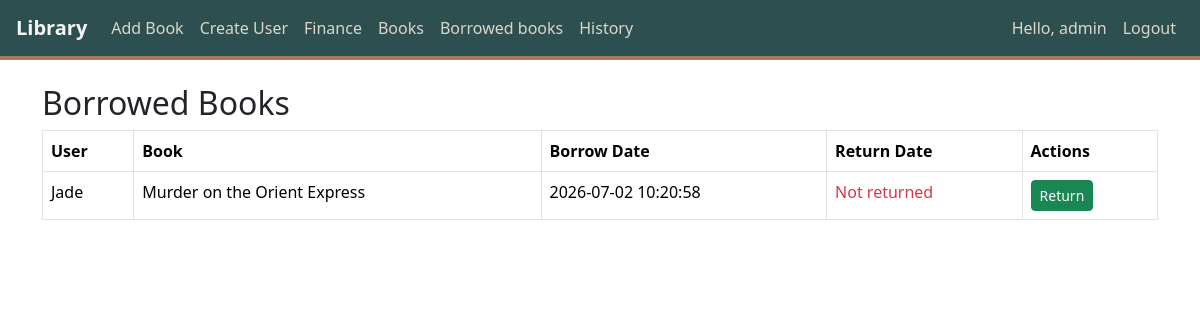
The page /borrowed_books (signed in) on the database its author committed.
### tables this page shows
CREATE TABLE borrowed_books (    id INTEGER PRIMARY KEY AUTOINCREMENT,    user_id INTEGER NOT NULL,    book_id INTEGER NOT NULL,    borrow_date TEXT NOT NULL DEFAULT CURRENT_TIMESTAMP,    return_date TEXT,    FOREIGN KEY (user_id) REFERENCES users(id),    FOREIGN KEY (book_id) REFERENCES books(id));

CREATE TABLE users (
    id INTEGER PRIMARY KEY AUTOINCREMENT,
    username TEXT NOT NULL UNIQUE,
    hash TEXT NOT NULL,
    role TEXT NOT NULL DEFAULT 'client',   -- admin or client
    status TEXT NOT NULL DEFAULT 'active'
);

CREATE TABLE books (    id INTEGER PRIMARY KEY AUTOINCREMENT,    title TEXT NOT NULL,    author_id INTEGER NOT NULL,    genre_id INTEGER NOT NULL,    stock INTEGER NOT NULL DEFAULT 0,    status TEXT NOT NULL DEFAULT 'active',       buy_price REAL NOT NULL DEFAULT 0,           borrow_fee REAL NOT NULL DEFAULT 0,         FOREIGN KEY (author_id) REFERENCES authors(id),    FOREIGN KEY (genre_id) REFERENCES genres(id));

### app.py (the view, shortened to what this page needs)
@login_required
@app.route("/borrowed_books" , methods=["GET" , "POST"])
def borrowed_books():
    username = session["username"]
    if session.get("role") == "admin":
        rows = db.execute("""
                          SELECT borrowed_books.id, borrowed_books.borrow_date, borrowed_books.return_date,
                                 users.username,
                                 books.title
                          FROM borrowed_books
                          JOIN users ON borrowed_books.user_id = users.id
                          JOIN books ON borrowed_books.book_id = books.id
                          WHERE borrowed_books.return_date IS NULL
                          ORDER BY borrowed_books.borrow_date DESC
                          """)
    return render_template("borrowed_books.html", rows = rows)

### templates/borrowed_books.html (shortened to what this page needs)
{% extends "layout.html" %}
{% block body %}
<h2>Borrowed Books</h2>
<table class="table table-bordered">
    <thead>
        <tr>
            <th>User</th>
            <th>Book</th>
            <th>Borrow Date</th>
            <th>Return Date</th>
            {% if session["role"] == 'admin'%}
                <th>Actions</th>
            {% endif %}
        </tr>
    </thead>
    <tbody>
    {% for r in rows %}
    <tr>
        <td>{{ r.username }}</td>
        <td>{{ r.title }}</td>
        <td>{{ r.borrow_date }}</td>
        <td>
            {% if r.return_date %}
                {{ r.return_date }}
            {% else %}
                <span class="text-danger">Not returned</span>
            {% endif %}
        </td>
        <td>
            {% if session["role"] == "admin" and not r.return_date %}
            <form method="post" style="display:inline;">
                <button class="btn btn-success btn-sm">Return</button>
            </form>
            {% endif %}
        </td>
    </tr>
    {% endfor %}
</tbody>
</table>
{% endblock %}

### rows shown on the page
borrowed_books: username "Jade", title "Murder on the Orient Express", borrow_date "2026-07-02 10:20:58"

### other values the page prints
{{ session.username }} "admin"
